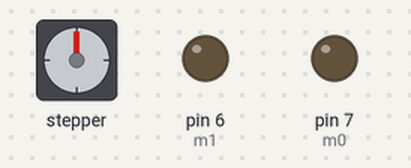
The sketch below on a simulated Arduino Uno, built with avr-gcc and run on an emulated ATmega328P. On the bench: stepper motor, output pins drawn as LEDs (lit = HIGH). Wiring (inferred from the names in the program): stepper motor driver (200 steps per turn assumed): step pin 3; direction pin 2. Pins used as bus, display or sensor lines are not drawn.

Above: at 0.05 s.
At 0.5 s:
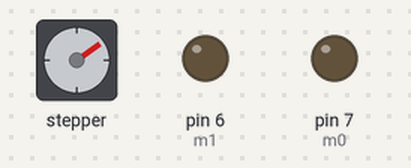
At 1.0 s:
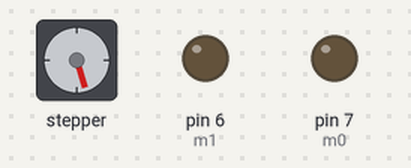
At 2.0 s:
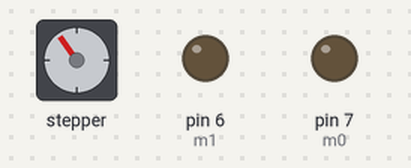
Timing chart, 0 to 5.2 s (numbered marks = the images above):
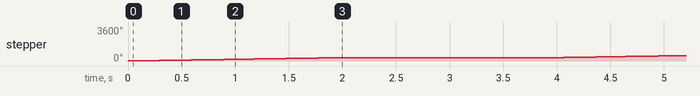

Measured:
- by itself, stepper: turns 360° clockwise in 2.0 s, repeating every 4.0 s

The sketch:

stepper_test_code.ino
```cpp
const int dirPin = 2;
const int stepPin = 3;
const int m0 = 7;
const int m1 = 6;

void setup(){
  pinMode(dirPin, OUTPUT);
  pinMode(stepPin, OUTPUT);
  pinMode(m0, OUTPUT);
  pinMode(m1, OUTPUT);

  //set microstep resolution - m0 and m1 set to low is a full step
  digitalWrite(m0, LOW);
  digitalWrite(m1, LOW);

  //set initial direction of rotation
  digitalWrite(dirPin, HIGH);
}


void loop(){
  for (int i = 0; i < 200; i++){
    digitalWrite(stepPin, HIGH);
    delay(0.005);
    digitalWrite(stepPin, LOW);
    delay(0.005);
    delay(10);
  }

  delay(2000);
}
```
